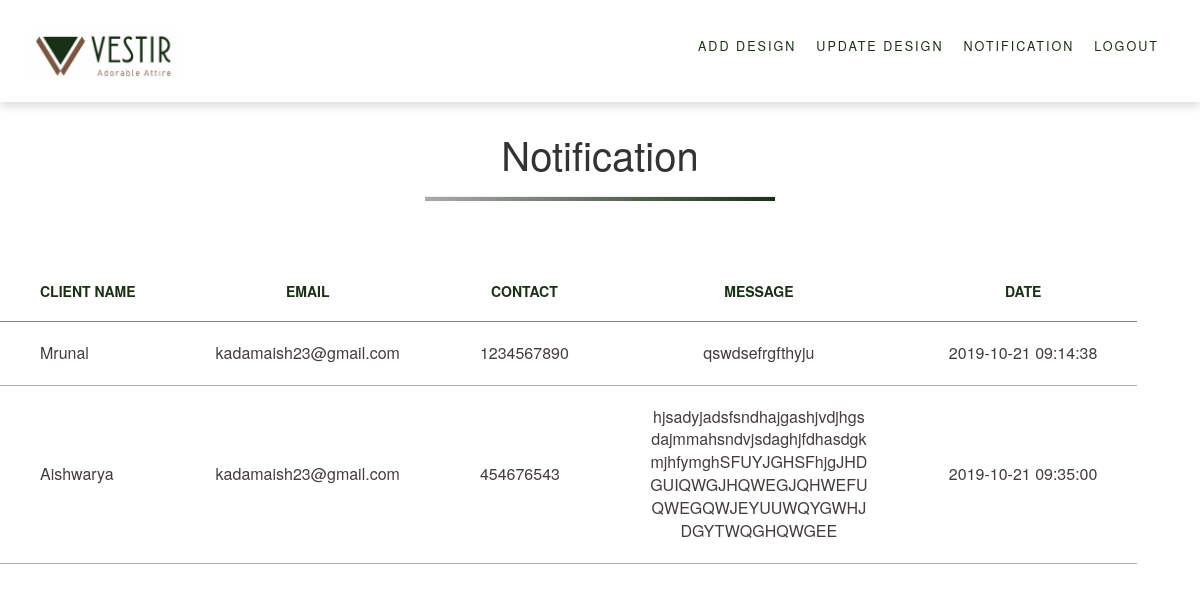
The app's page /notification.php (signed in) with its own data.
### tables this page shows
CREATE TABLE `contact` (
  `client_id` int(11) NOT NULL,
  `client_name` varchar(50) NOT NULL,
  `email` varchar(50) NOT NULL,
  `contact` int(11) NOT NULL,
  `message` text NOT NULL,
  `date` timestamp NOT NULL DEFAULT current_timestamp()
);

### notification.php (the view, shortened to what this page needs)
<?php
include('config.php');
?>
<!DOCTYPE html>
<html>
<head>
    <link rel="stylesheet" href="https://maxcdn.bootstrapcdn.com/bootstrap/3.4.0/css/bootstrap.min.css">
	<link rel="stylesheet"  href="https://maxcdn.bootstrapcdn.com/bootstrap/3.3.6/js/bootstrap.min.css">
    <link rel="stylesheet" type="text/css" href="design.css">
</head>
<body>
	<?php include 'menu_admin.php';?>
	<div class="noti-con">
		<div class="main-name">
			<h1>Notification</h1>
			<hr>
		</div>
    <div class="noti-main">
        <table>
          <tr>
            <th>CLIENT NAME </th>
            <th>EMAIL </th>
            <th>CONTACT </th>
            <th>MESSAGE </th>
            <th>DATE </th>
          </tr>
      <?php
        $sql = mysqli_query($db,"SELECT * FROM contact");
        $num_rows=mysqli_num_rows($sql);
        if ($num_rows==0) {
          echo "No Notification";
        }
        else{
          while ($rows=$sql->fetch_assoc()) {
            $client_name=$rows['client_name'];
            $email=$rows['email'];
            $contact=$rows['contact'];
            $message=$rows['message'];
            $date=$rows['date'];
      ?>
          <tr>
            <td><?php echo $client_name; ?></td>
            <td><?php echo $email; ?> </td>
            <td><?php echo $contact; ?> </td>
            <td class="mess"><?php echo $message; ?> </td>
            <td><?php echo $date; ?> </td>
          </tr>
      <?php
        }
      }
      ?>
    </table>
  </div>
</div>
</body>
</html>

### design.css (style rules this page uses)
.main-name { text-align: center; margin: 30px 0 60px 0; }
.main-name h1 { font-size: 40px; font-weight: 400px; }
.main-name hr { height: 4px; width: 200px; background-image: linear-gradient(to right,#aaa, #1a3116); }
.shade-detail table tr, td { padding: 7px 40px 7px 0px; font-size: 16px; border-bottom: 1px solid #aaa; }
tr { padding:20px 30px; border-bottom: 1px solid gray; }
th { padding:20px 40px; text-align: center; color:#1a3116; }
td { padding:20px 40px; color:#453C3C; }
.mess { word-break:break-all; text-align: center; max-width: 300px; overflow: hidden; max-height: 300px; }
@media screen and (min-width: 750px) { .main-name hr { height: 4px; width: 350px; } }

### records on screen
contact: client_name "Mrunal", email "kadamaish23@gmail.com", contact "1234567890", message "qswdsefrgfthyju", date "2019-10-21 09:14:38"
contact: client_name "Aishwarya", email "kadamaish23@gmail.com", contact "454676543", message "hjsadyjadsfsndhajgashjvdjhgsdajmmahsndvjsdaghjfdhasdgkmjhfymghSFUYJGHSFhjgJHDGUIQWGJHQWEGJQHWEFUQWEGQWJEYUUWQYGWHJDGYTWQGHQWGEE", date "2019-10-21 09:35:00"
